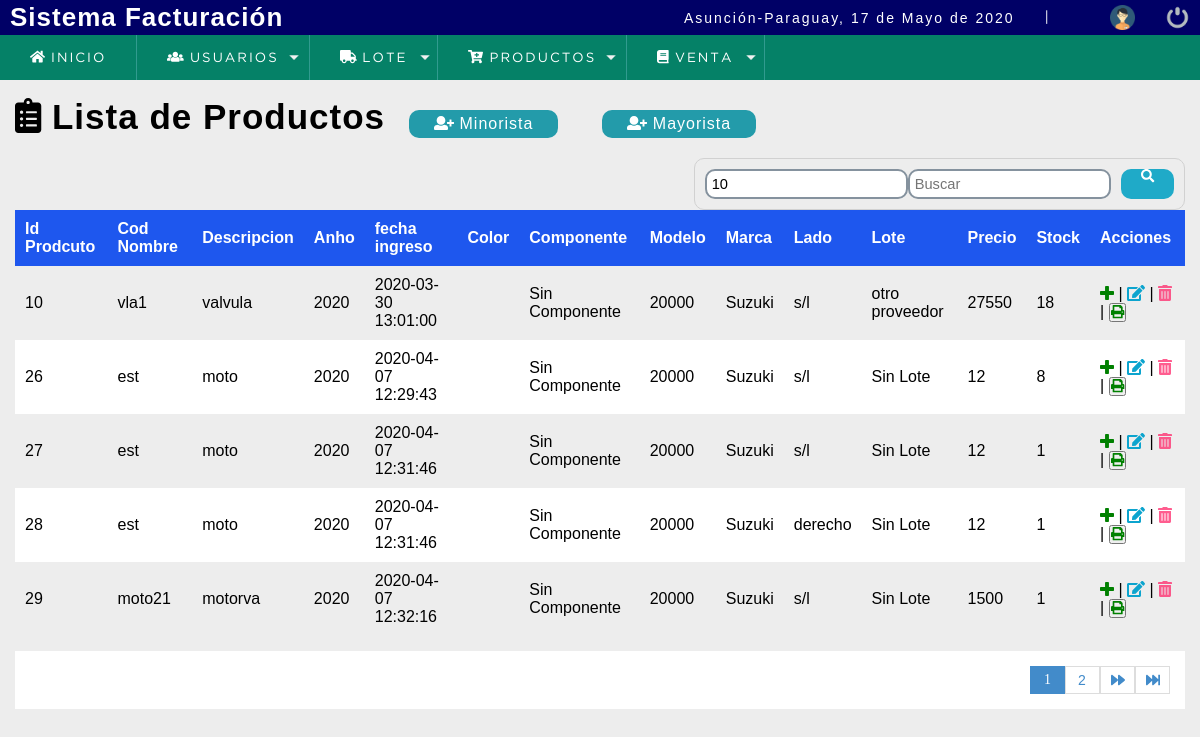
The app's page /sistema/buscar_producto.php?busqueda=10 (signed in) with its own data.
### tables this page shows
CREATE TABLE `accesorio` (
  `accesorio_id` int(11) NOT NULL,
  `accesorio_nombre` varchar(50) NOT NULL,
  `accesorio_anho` int(11) NOT NULL,
  `accesorio_descripcion` varchar(35) NOT NULL,
  `accesorio_precio` varchar(45) NOT NULL,
  `accesorio_stock` int(11) NOT NULL,
  `accesorio_fechaIng` datetime NOT NULL DEFAULT CURRENT_TIMESTAMP,
  `accesorio_color` varchar(45) DEFAULT NULL,
  `componente_id` int(11) NOT NULL,
  `modelo_id` int(11) NOT NULL,
  `lado_id` int(11) NOT NULL,
  `lote_id` int(11) DEFAULT NULL
);

CREATE TABLE `componente` (
  `componente_id` int(11) NOT NULL,
  `componente_descripcion` varchar(45) NOT NULL
);

CREATE TABLE `modelo` (
  `modelo_id` int(11) NOT NULL,
  `modelo_descripcion` varchar(45) DEFAULT NULL,
  `marca_id` int(11) NOT NULL
);

CREATE TABLE `marca` (
  `marca_id` int(11) NOT NULL,
  `marca_descripcion` varchar(45) DEFAULT NULL
);

CREATE TABLE `lado` (
  `lado_id` int(11) NOT NULL,
  `lado_descripcion` varchar(45) NOT NULL
);

CREATE TABLE `lote` (
  `lote_id` int(11) NOT NULL,
  `lote_descripcion` varchar(45) NOT NULL,
  `lote_numero` varchar(45) NOT NULL,
  `tipoLote_id` int(11) NOT NULL
);

### sistema/buscar_producto.php (the view, shortened to what this page needs)
<?php
include "../conexion.php";
 ?>
<!DOCTYPE html>
<html lang="en">
<head>
<?php include "includes/scripts.php";?>
</head>
<body>
<?php include "includes/header.php"; ?>
	<section id="container">
    <?php
        $busqueda = '';
				$busqueda2 = '';
        if (!empty($_REQUEST['busqueda']) || !empty($_REQUEST['busqueda2']))
        {
          $busqueda = strtolower($_REQUEST['busqueda']);
					$busqueda2 = strtolower($_REQUEST['busqueda2']);
					$buscar = "busqueda=$busqueda&busqueda2=$busqueda2";
				}
     ?>
		<h1><i class="fas fa-clipboard-list"></i> Lista de Productos</h1>
		<a href="registro_producto.php" class="btn_new"><i class="fas fa-user-plus"></i> Minorista</a>
		<a href="registro_producto_mayorista.php" class="btn_new"><i class="fas fa-user-plus"></i> Mayorista</a>
		<form action="buscar_producto.php" method="get" class="form_search">
			<input type="text" name="busqueda" id="busqueda" placeholder="Buscar" value="<?php echo $busqueda ?>">
			<input type="text" name="busqueda2" id="busqueda2" placeholder="Buscar" value="<?php echo $busqueda2 ?>">
			<button type="submit" class="btn_search"><i class="fas fa-search"></i></button>
		</form>
		<table>
			<tr>
				<th>Id Prodcuto</th>
				<th>Cod Nombre</th>
				<th>Descripcion</th>
				<th>Anho</th>
				<th>fecha ingreso</th>
				<th>Color</th>
				<th>Componente</th>
				<th>Modelo</th>
				<th>Marca</th>
				<th>Lado</th>
				<th>Lote</th>
				<th>Precio</th>
				<th>Stock</th>
				<th>Acciones</th>
			</tr>
			<?php
			if (empty($busqueda2)) {
				$sql_register = mysqli_query($conection,"SELECT COUNT(*) as total_registro
																					 from accesorio a
																					 INNER JOIN componente c ON a.componente_id = c.componente_id
																					 INNER JOIN modelo m ON a.modelo_id = m.modelo_id
																					 INNER JOIN marca ma ON m.modelo_id = ma.marca_id
																					 INNER JOIN lado l ON a.lado_id = l.lado_id
																					 INNER JOIN lote u ON a.lote_id = u.lote_id
																								WHERE a.accesorio_id        			 LIKE '%$busqueda%' OR
																											 a.accesorio_nombre    			 LIKE '%$busqueda%' OR
																											 a.accesorio_anho            LIKE '%$busqueda%' OR
																											 a.accesorio_descripcion     LIKE '%$busqueda%' OR
																											 a.accesorio_precio    			 LIKE '%$busqueda%' OR
																											 a.accesorio_stock    			 LIKE '%$busqueda%' OR
																											 a.accesorio_fechaIng    		 LIKE '%$busqueda%' OR
																											 c.componente_descripcion    LIKE '%$busqueda%' OR
																											 m.modelo_descripcion    		 LIKE '%$busqueda%' OR
																											 ma.marca_descripcion    		 LIKE '%$busqueda%' OR
																											 u.lote_descripcion    		 LIKE '%$busqueda%' OR
																											 l.lado_descripcion 		 		 LIKE '%$busqueda%'");
																											 $result_register = mysqli_fetch_array($sql_register);
																							 				$total_registro = $result_register['total_registro'];
																							 				$por_pagina = 5;
				}
				if (empty($_GET['pagina']))
				{
						$pagina = 1;
				}else {
					$pagina = $_GET['pagina'];
				}
				$desde = ($pagina-1) * $por_pagina;
				$total_paginas = ceil($total_registro / $por_pagina);
					$result = mysqli_num_rows($query);
					if ($result >0 )
					{
						while ($data = mysqli_fetch_array($query))
						{
        ?>
			<tr class="row<?php echo $data[0]; ?>">
				<td><?php echo $data[0]; ?></td>
				<td><?php echo $data[1]; ?></td>
				<td><?php echo $data[3]; ?></td>
				<td><?php echo $data[2]; ?></td>
        <td><?php echo $data[6]; ?></td>
				<td><?php echo $data['accesorio_color']; ?></td>
				<td><?php echo $data[7]; ?></td>
				<td><?php echo $data[8]; ?></td>
				<td><?php echo $data[9]; ?></td>
				<td><?php echo $data[10]; ?></td>
				<td><?php echo $data['lote_descripcion']; ?></td>
				<td><?php echo $data[4]; ?></td>
				<td class="celStock"><?php echo $data[5]; ?></td>
				<td>
						<a class="link_add add_product" product="<?php echo $data[0]; ?>" href="#"><i class="fas fa-plus"></i></a>
						|
						<a class="link_edit" href="editar_producto.php?id=<?php echo $data[0]; ?>"><i class="fas fa-edit"></i></a>
						|
						<a class="link_delete del_product" href="#" product="<?php echo $data[0]; ?>" ><i class="fas fa-trash-alt"></i></a>
						|
						<button type="button" id="btn_detalle_producto" class="link_add view_factura2" f="<?php echo $data[0]; ?>"><i class="fas fa-print"></i></button>
				</td>
			</tr>
     <?php
		      }
	       }
     ?>
		</table>
		<div class="paginador">
			<ul>
				     <?php
					for ($i=1; $i <= $total_paginas; $i++)
					{
						if ($i == $pagina)
						{
							echo '<li class="pageSelected"> '.$i.' </li>';
						}else
						{
								echo '<li><a href="?pagina='.$i.'&'.$buscar.'">'.$i.' </a></li>';
						}
					}
					if ($pagina != $total_paginas)
          {
				 ?>
				 <li> <a href="?pagina=<?php echo $pagina + 1; ?>&<?php echo $buscar; ?>"> <i class="fas fa-forward"></i> </a> </li>
 				<li> <a href="?pagina=<?php echo $total_paginas; ?>&<?php echo $buscar; ?>"> <i class="fas fa-fast-forward"></i> </a> </li>
				<?php } ?>
			</ul>
		</div>
	</section>
</body>
</html>

### sistema/css/style.css (style rules this page uses)
* { margin: 0; padding: 0; box-sizing: border-box; }
body { background: #ededed; }
h1, h2, h3, h4, h5, h6 { font-family: 'arial'; font-weight: bold; letter-spacing: 1px; }
h1 { font-size: 26px; }
a { text-decoration: none; font-family: arial; letter-spacing: 1px; }
#container { padding: 90px 15px 15px; }
form { background: #3D789B; margin: auto; padding: 20px 50px; border: 1px solid #d1d1d1; border-radius: 10px; }
input,select,textarea,select, option { display: block; width: 100%; font-size: 11pt; padding: 5px; border: 2px solid #85929e; border-radius: 10px; }
#container h1 { font-size: 35px; display: inline-block; }
.btn_new { display: inline-block; background: #239baa; color: #fff; padding: 5px 25px; border-radius: 10px; margin: 20px; }
table { border-collapse: collapse; font-size: 12pt; font-family: 'arial'; width: 100%; }
table th { text-align: left; padding: 10px; background: #1E57EE; color: #fff; }
table tr:nth-child(odd) { background: #fff; }
table td { padding: 10px; }
.link_edit { color: #0ca4ce; }
.link_delete { color: #f26b; }
.link_add { color: green; }
.paginador ul { padding: 15px; list-style: none; background: #fff; margin-top: 15px; display: -webkit-flex; display: -moz-flex; display: -ms-flex; display: -o-flex; display: flex; justify-content: flex-end; }
.paginador a, .pageSelected { color: #428bca; border: 1px solid #ddd; padding: 5px; display: inline-block; font-size: 14px; text-align: center; width: 35px; }
.pageSelected { color: #fff; background: #428bca; border: 1px solid #428bca; }
.form_search { display: -webkit-flex; display: -moz-flex; display: -ms-flex; display: -o-flex; display: flex; float: right; background: initial; padding: 10px; border-radius: 10px; }
.form_search .btn_search { background: #1faac8; color: #fff; padding: 0 20px; border: 1px; cursor: pointer; margin-left: 10px; display: -webkit-flex; display: -moz-flex; display: -ms-flex; display: -o-flex; display: flex; border-radius: 10px; }

### records on screen
accesorio: accesorio_id "10", accesorio_nombre "vla1", accesorio_descripcion "valvula", accesorio_anho "2020", accesorio_fechaIng "2020-03-30 13:01:00", componente.componente_descripcion "Sin Componente", modelo.modelo_descripcion "20000", marca.marca_descripcion "Suzuki", lado.lado_descripcion "s/l", lote.lote_descripcion "otro proveedor", accesorio_precio "27550", accesorio_stock "18"
accesorio: accesorio_id "26", accesorio_nombre "est", accesorio_descripcion "moto", accesorio_anho "2020", accesorio_fechaIng "2020-04-07 12:29:43", componente.componente_descripcion "Sin Componente", modelo.modelo_descripcion "20000", marca.marca_descripcion "Suzuki", lado.lado_descripcion "s/l", lote.lote_descripcion "Sin Lote", accesorio_precio "12", accesorio_stock "8"
accesorio: accesorio_id "27", accesorio_nombre "est", accesorio_descripcion "moto", accesorio_anho "2020", accesorio_fechaIng "2020-04-07 12:31:46", componente.componente_descripcion "Sin Componente", modelo.modelo_descripcion "20000", marca.marca_descripcion "Suzuki", lado.lado_descripcion "s/l", lote.lote_descripcion "Sin Lote", accesorio_precio "12", accesorio_stock "1"
accesorio: accesorio_id "28", accesorio_nombre "est", accesorio_descripcion "moto", accesorio_anho "2020", accesorio_fechaIng "2020-04-07 12:31:46", componente.componente_descripcion "Sin Componente", modelo.modelo_descripcion "20000", marca.marca_descripcion "Suzuki", lado.lado_descripcion "derecho", lote.lote_descripcion "Sin Lote", accesorio_precio "12", accesorio_stock "1"
accesorio: accesorio_id "29", accesorio_nombre "moto21", accesorio_descripcion "motorva", accesorio_anho "2020", accesorio_fechaIng "2020-04-07 12:32:16", componente.componente_descripcion "Sin Componente", modelo.modelo_descripcion "20000", marca.marca_descripcion "Suzuki", lado.lado_descripcion "s/l", lote.lote_descripcion "Sin Lote", accesorio_precio "1500", accesorio_stock "1"

### other values on screen
fechaC() "17 de Mayo de 2020"
